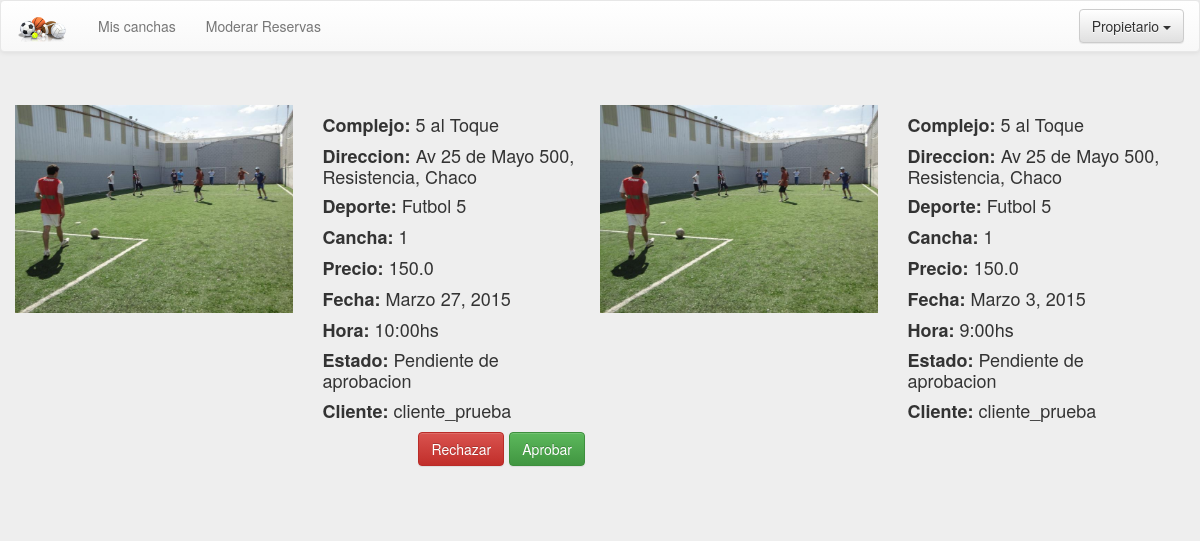
/reservaspropietario/ (signed in), run on an earlier commit of the app's database.
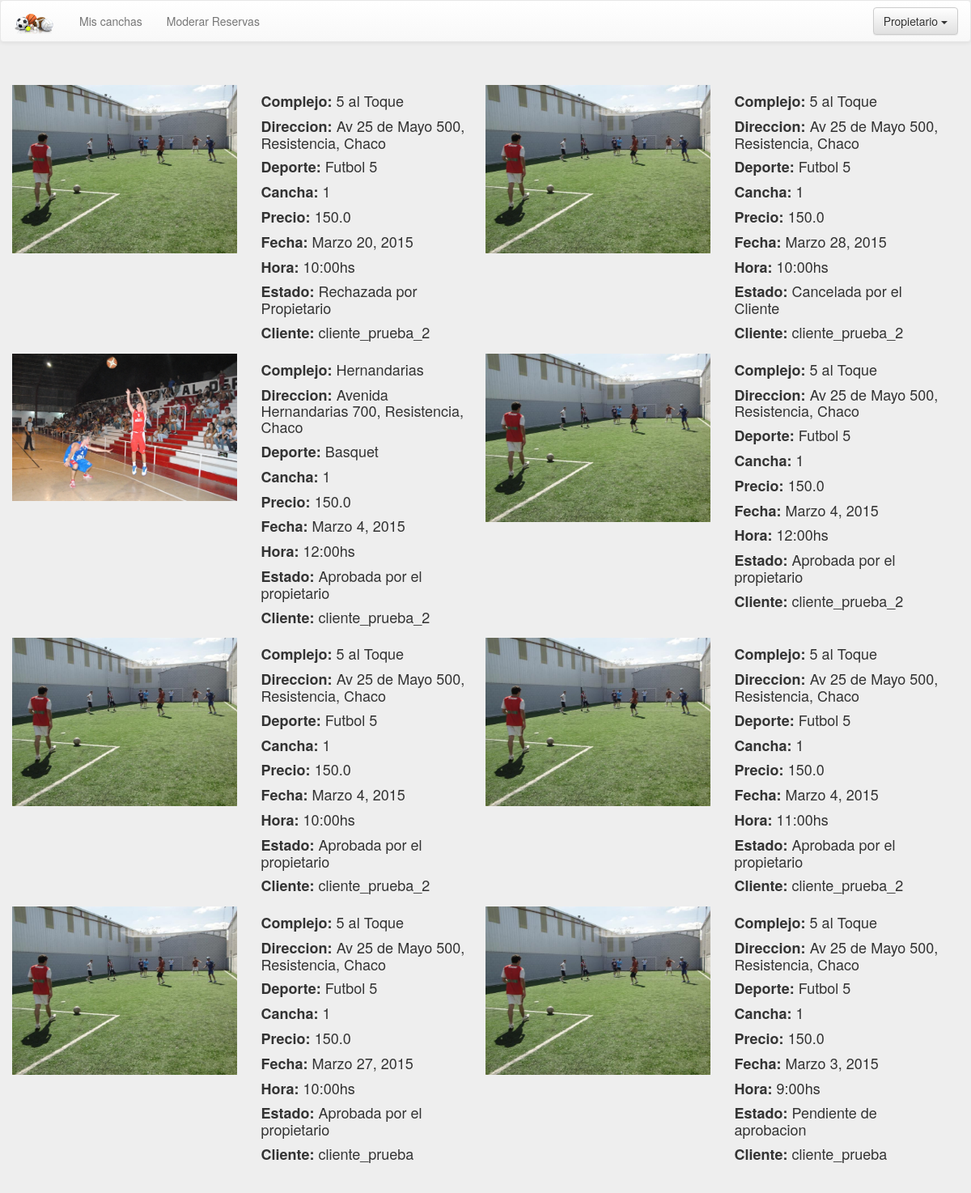
And on a later commit of the database.
### website/models.py (models this page shows, shortened)
class Reserva(models.Model):
	hora_opciones=(
		('0','00.00 hs'), ('1','01.00 hs'), ('2','02.00 hs'),
		('3','03.00 hs'), ('4','04.00 hs'), ('5','05.00 hs'),
		('6','06.00 hs'), ('7','07.00 hs'), ('8','08.00 hs'),
		('9','09.00 hs'), ('10','10.00 hs'), ('11','11.00 hs'),
		('12','12.00 hs'), ('13','13.00 hs'), ('14','14.00 hs'),
		('15','15.00 hs'), ('16','16.00 hs'), ('17','17.00 hs'),
		('18','18.00 hs'), ('19','19.00 hs'), ('20','20.00 hs'),
		('21','21.00 hs'), ('22','22.00 hs'), ('23','23.00 hs'),
	)
	hora = models.CharField(max_length=4,choices=hora_opciones)
	fecha = models.DateField()
	estado = models.CharField(max_length=50)
	cancha = models.ForeignKey(Cancha)
	usuario = models.ForeignKey(User)

class Cancha(models.Model):
	hora_opciones=(
		('0','00.00 hs'), ('1','01.00 hs'), ('2','02.00 hs'),
		('3','03.00 hs'), ('4','04.00 hs'), ('5','05.00 hs'),
		('6','06.00 hs'), ('7','07.00 hs'), ('8','08.00 hs'),
		('9','09.00 hs'), ('10','10.00 hs'), ('11','11.00 hs'),
		('12','12.00 hs'), ('13','13.00 hs'), ('14','14.00 hs'),
		('15','15.00 hs'), ('16','16.00 hs'), ('17','17.00 hs'),
		('18','18.00 hs'), ('19','19.00 hs'), ('20','20.00 hs'),
		('21','21.00 hs'), ('22','22.00 hs'), ('23','23.00 hs'),
	)
	hora_comienzo_atencion = models.CharField(max_length=4,choices=hora_opciones)
	hora_fin_atencion = models.CharField(max_length=4,choices=hora_opciones)
	precio_por_turno = models.FloatField()
	imagen =  models.ImageField(upload_to='canchas', verbose_name='Imágen')
	deporte = models.ForeignKey(Deporte)
	complejo = models.ForeignKey(Complejo)
	numero_cancha = models.IntegerField(blank=True, null=True)

class Complejo(models.Model):
	nombre = models.CharField(max_length=50)
	direccion = models.CharField(max_length=100)
	latitud = models.FloatField(null=True, blank=True)
	longitud = models.FloatField(null=True, blank=True)
	duenio = models.ForeignKey(User)

class Deporte(models.Model):
	nombre = models.CharField(max_length=50)

### website/views.py (the view)
# urls.py: url(r'^reservaspropietario/$' , 'website.views.my_reserves_propietary'),
@login_required(login_url='/login/')
@user_passes_test(is_propiertario)
def my_reserves_propietary(request):
	user = request.user
	complejos = Complejo.objects.filter(duenio=request.user)
	canchas_propietario = Cancha.objects.filter(complejo__in=complejos)
	reservas = Reserva.objects.filter(cancha__in=canchas_propietario).order_by('-id')
	return render_to_response('list_reserves_propietario.html',
		{'results': reservas,
		'user': user,
		'today': datetime.now()},
		context_instance=RequestContext(request))

### website/views.py (called while the page is built)
def is_propiertario(user):
    return user.groups.filter(name='Propietarios').exists()

### website/templates/list_reserves_propietario.html (shortened to what this page needs)
{% extends "base.html" %}
{% block head %}
<link rel="stylesheet" href="{{ STATIC_URL }}css/list.css">
{% endblock head%}
 {% block body %}
<div class="jumbotron center">
	<div class="container">
		<div class="row">
		{% for result in results %}
			<div class="col-md-6 itemList">
				<div class="col-md-6 element" >
					<img src="{{ result.cancha.imagen.url }}">
				</div>
				<div class="col-md-6">
					<h4><strong>Complejo: </strong> {{result.cancha.complejo.nombre}}</h4>
					<h4><strong>Direccion: </strong> {{result.cancha.complejo.direccion}}</h4>
					<h4><strong>Deporte: </strong> {{result.cancha.deporte.nombre}}</h4>
					<h4><strong>Cancha: </strong> {{result.cancha.numero_cancha}}</h4>
					<h4><strong> Precio: </strong>{{result.cancha.precio_por_turno}}</h4>
					<h4><strong>Fecha: </strong>{{result.fecha}}</h4>
					<h4><strong>Hora: </strong>{{result.hora}}:00hs</h4>
					<h4><strong> Estado: </strong> {{result.estado}}</h4>
					<h4><strong> Cliente: </strong>{{result.usuario.username}}</h4>
					{% if result.fecha.day >= today.day and result.fecha.month >= today.month and result.fecha.year >= today.year %}
							{% ifequal result.estado 'Pendiente de aprobacion' %}
							<form id="form_aceptar_reserva_{{result.pk}}" role="form" action="/moderar/" method="post">
								<button class="btn btn-success reservar" type="submit">Aprobar</button>
							</form>
							<form id="form_rechazar_reserva_{{result.pk}}" role="form" action="/moderar/" method="post">
								<button class="btn btn-danger reservar" style="margin-right: 5px;" type="submit">Rechazar</button>
							</form>
						{% endifequal %}
					{% endif %}
				</div>
			</div>
			{% if forloop.counter|divisibleby:2 %}
			</div>
                    <div class="row">
                        {% endif %}
                        {% endfor %}
        </div>
	</div>
</div>
{% endblock body %}

### website/templates/base.html (shortened to what this page needs)
<!DOCTYPE html>
 <html class="no-js">
	<head>
			<link rel="stylesheet" href="{{ STATIC_URL }}css/bootstrap.min.css">
			<link rel="stylesheet" href="{{ STATIC_URL }}css/bootstrap-theme.min.css">
			{% block head %}{% endblock head %}
	</head>
	<body>
		<nav class="navbar navbar-default" role="navigation">
		  <div class="container-fluid">
		    <div class="navbar-header">
		      <a class="navbar-brand" href="#">
		      	<img src="{{STATIC_URL}}img/logo.png">
		      </a>
		    </div>
		    <div class="collapse navbar-collapse" id="bs-example-navbar-collapse-1">
		   	{% block nav_links %}
		      <ul class="nav navbar-nav">
		      {% if user.groups.all.0.name == 'Clientes' %}
					<li><a href="/">Inicio</a></li>
					<li><a href="/reservas">Mis Reservas</a></li>
			  {% elif user.groups.all.0.name == 'Propietarios' %}
			  		<li><a href="/miscanchas">Mis canchas</a></li>
					<li><a href="/reservaspropietario">Moderar Reservas</a></li>
			  {% endif %}
			  </ul>
		     {% endblock nav_links %}
		      <ul class="nav navbar-nav navbar-right">
		      {% block nav_right %}
		      {% if user.is_authenticated %}
				<li>
					<div class="dropdown">
						<button class="btn btn-default dropdown-toggle navbar-btn" type="button" id="dropdownMenu1" data-toggle="dropdown">
							{% if user.first_name %}
								{{user.first_name}}
							{% else %}
								{{user.username}}
							{% endif %}
							<span class="caret"></span>
						</button>
					</div>
				</li>
				{% else %}
				<div >
					<a class="btn btn-default navbar-btn" href="/register">Registrarse</a>
					<a class="btn btn-primary navbar-btn" href="/login">Iniciar sesi&oacute;n</a>
				</div>
				{% endif %}
		      {% endblock nav_right %}
		      </ul>
		    </div>
		  </div>
		</nav>
		{% block body %}{% endblock body %}
	</body>
</html>

### website/static/css/list.css (style rules this page uses)
.itemList { margin-top: 5px; padding: 0px; }
.itemList img { width: 100%; height: auto; }
.itemList .element { padding-left: 0px; }

### website/templates/base.html (style rules this page uses)
.jumbotron { margin-bottom: 0; }
body { background-color: #eee }

What changed in the data, as far as the page shows it:
added Reserva: cancha.imagen (picture), cancha.complejo.nombre "5 al Toque", cancha.complejo.direccion "Av 25 de Mayo 500, Resistencia, Chaco", cancha.deporte.nombre "Futbol 5", cancha.numero_cancha "1", cancha.precio_por_turno "150.0", fecha "Marzo 20, 2015", hora "10", estado "Rechazada por Propietario", usuario.username "cliente_prueba_2"
added Reserva: cancha.imagen (picture), cancha.complejo.nombre "5 al Toque", cancha.complejo.direccion "Av 25 de Mayo 500, Resistencia, Chaco", cancha.deporte.nombre "Futbol 5", cancha.numero_cancha "1", cancha.precio_por_turno "150.0", fecha "Marzo 28, 2015", hora "10", estado "Cancelada por el Cliente", usuario.username "cliente_prueba_2"
added Reserva: cancha.imagen (picture), cancha.complejo.nombre "Hernandarias", cancha.complejo.direccion "Avenida Hernandarias 700, Resistencia, Chaco", cancha.deporte.nombre "Basquet", cancha.numero_cancha "1", cancha.precio_por_turno "150.0", fecha "Marzo 4, 2015", hora "12", estado "Aprobada por el propietario", usuario.username "cliente_prueba_2"
added Reserva: cancha.imagen (picture), cancha.complejo.nombre "5 al Toque", cancha.complejo.direccion "Av 25 de Mayo 500, Resistencia, Chaco", cancha.deporte.nombre "Futbol 5", cancha.numero_cancha "1", cancha.precio_por_turno "150.0", fecha "Marzo 4, 2015", hora "12", estado "Aprobada por el propietario", usuario.username "cliente_prueba_2"
added Reserva: cancha.imagen (picture), cancha.complejo.nombre "5 al Toque", cancha.complejo.direccion "Av 25 de Mayo 500, Resistencia, Chaco", cancha.deporte.nombre "Futbol 5", cancha.numero_cancha "1", cancha.precio_por_turno "150.0", fecha "Marzo 4, 2015", hora "10", estado "Aprobada por el propietario", usuario.username "cliente_prueba_2"
added Reserva: cancha.imagen (picture), cancha.complejo.nombre "5 al Toque", cancha.complejo.direccion "Av 25 de Mayo 500, Resistencia, Chaco", cancha.deporte.nombre "Futbol 5", cancha.numero_cancha "1", cancha.precio_por_turno "150.0", fecha "Marzo 4, 2015", hora "11", estado "Aprobada por el propietario", usuario.username "cliente_prueba_2"
changed Reserva "Marzo 27, 2015": estado "Pendiente de aprobacion" → "Aprobada por el propietario"; no longer shows "Aprobar Rechazar"
